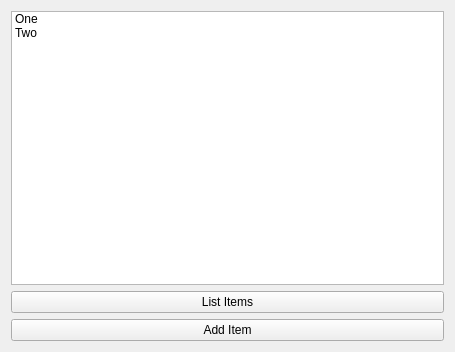
<?xml version="1.0" encoding="UTF-8"?>
<ui version="4.0">
 <class>Widget</class>
 <widget class="QWidget" name="Widget">
  <property name="geometry">
   <rect>
    <x>0</x>
    <y>0</y>
    <width>455</width>
    <height>352</height>
   </rect>
  </property>
  <property name="windowTitle">
   <string>Widget</string>
  </property>
  <layout class="QVBoxLayout" name="verticalLayout">
   <item>
    <widget class="QListWidget" name="listWidget">
     <item>
      <property name="text">
       <string>One</string>
      </property>
     </item>
     <item>
      <property name="text">
       <string>Two</string>
      </property>
     </item>
    </widget>
   </item>
   <item>
    <widget class="QPushButton" name="listItemsButton">
     <property name="text">
      <string>List Items</string>
     </property>
    </widget>
   </item>
   <item>
    <widget class="QPushButton" name="AddItemButton">
     <property name="text">
      <string>Add Item</string>
     </property>
    </widget>
   </item>
  </layout>
 </widget>
 <resources/>
 <connections/>
</ui>
